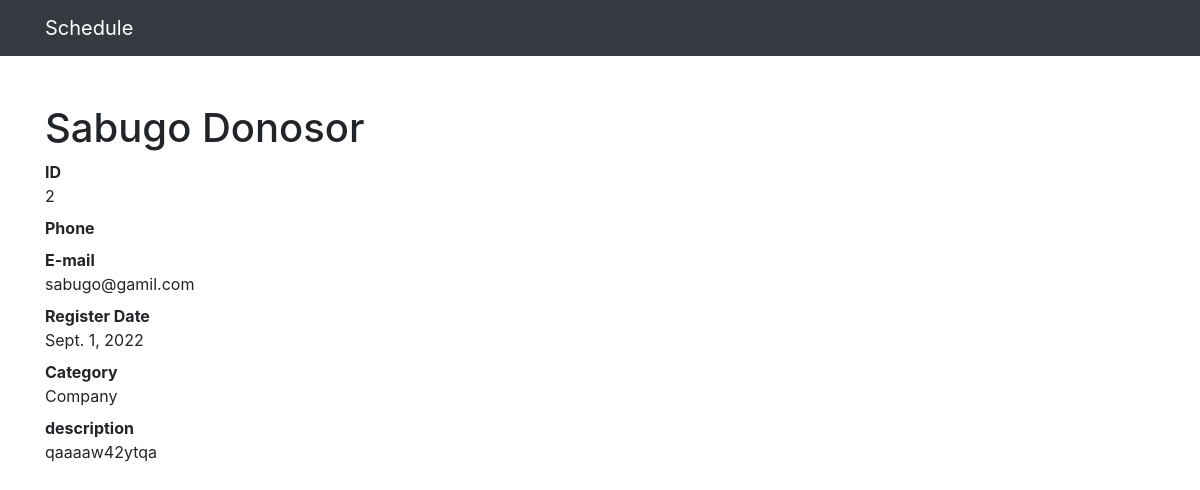
/2, run on the app's committed database.
### contacts/models.py (models this page shows, shortened)
class Contact(models.Model):
    name = models.CharField(max_length=20)
    nickname = models.CharField(max_length=20, blank=True)
    cel = models.CharField(max_length=15)
    mail = models.EmailField()
    register_date = models.DateField(default=timezone.now)
    description = models.TextField(blank=True)
    categories = models.ForeignKey(Category, on_delete=models.DO_NOTHING)

class Category(models.Model):
    name = models.CharField(max_length=20)
    def __str__(self):
        return self.name

### contacts/views.py (the view)
# urls.py: path('<int:contact_id>', views.see_contact, name='see_contact'),
def see_contact(request, contact_id):
    contact = Contact.objects.get(id=contact_id)
    return render(request, 'contacts/see_contact.html', {
        'contact': contact
    })

### contacts/templates/contacts/see_contact.html (shortened to what this page needs)
<!doctype html>
<html lang="en">
<head>
   {% include 'contacts/partials/_head.html' %}
</head>
<body>
{% include 'contacts/partials/_nav.html' %}
  <div class="container">
    <div class="row">
      <div class="col-lg-12">
        <h1 class="mt-5">{{ contact.name }} {{ contact.nickname }}</h1>
        <dl>
          <dt>ID</dt>
          <dd>{{ contact.id }}</dd>
          <dt>Phone</dt>
          <dt>E-mail</dt>
          <dd>{{ contact.mail }}</dd>
          <dt>Register Date</dt>
          <dd>{{ contact.register_date }}</dd>
          <dt>Category</dt>
          <dd>{{ contact.categories }}</dd>
          <dt>description</dt>
          <dd>
            {{ contact.description }}
          </dd>
        </dl>
      </div>
    </div>
  </div>
</body>
</html>

### data on the page
Contact: name "Sabugo", nickname "Donosor", id "2", mail "sabugo@gamil.com", register_date "Sept. 1, 2022", categories "Company", description "qaaaaw42ytqa"
